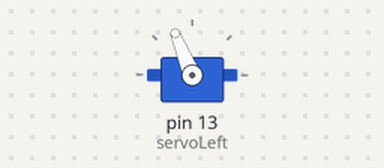
Bench run of a sketch on a simulated Arduino Uno, built with avr-gcc and run on an emulated ATmega328P. On the bench: servo.

Above: at 0.1 s.
At 4.1 s:
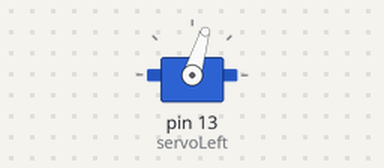
At 7.1 s:
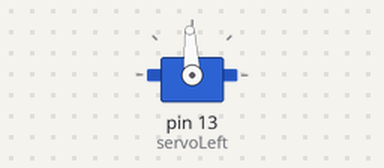
Timing chart, 0 to 8.6 s (numbered marks = the images above):
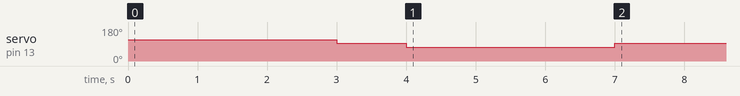

The sketch:

Servo07.ino
```cpp
/* Servo07 */
/* 바퀴 회전 테스트 */
#include <Servo.h> // Include servo library
Servo servoLeft; // Declare left servo

void setup() { // Built in initialization block
  servoLeft.attach(13); // Attach left signal to pin 13
  servoLeft.writeMicroseconds(1700); // left wheel counterclockwise
  delay(3000); // ...for 3 seconds
  servoLeft.writeMicroseconds(1500); // Stay still
  delay(1000); // ...for 1 seconds
  servoLeft.writeMicroseconds(1300); // left wheel clockwise
  delay(3000); // ...for 3 seconds
  servoLeft.writeMicroseconds(1500); // left wheel counterclockwise
}

void loop() { // Main loop auto-repeats
 // Empty, nothing needs repeating
}
```

Measured:
- by itself, servo on pin 13 (servoLeft): 112° → 93° at 3.0 s, → 73° 1.0 s later, → 93° 3.0 s later
